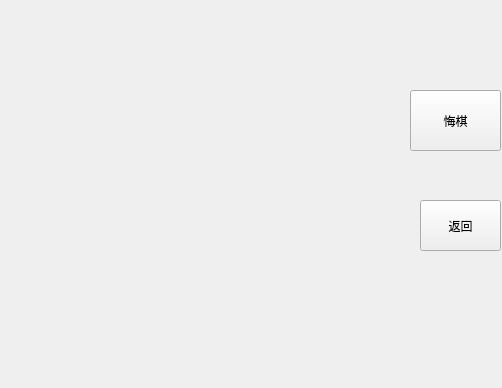
<?xml version="1.0" encoding="UTF-8"?>
<ui version="4.0">
 <class>singlegame</class>
 <widget class="QWidget" name="singlegame">
  <property name="geometry">
   <rect>
    <x>0</x>
    <y>0</y>
    <width>502</width>
    <height>388</height>
   </rect>
  </property>
  <property name="minimumSize">
   <size>
    <width>502</width>
    <height>388</height>
   </size>
  </property>
  <property name="maximumSize">
   <size>
    <width>502</width>
    <height>388</height>
   </size>
  </property>
  <property name="windowTitle">
   <string>Form</string>
  </property>
  <widget class="QPushButton" name="pushButton">
   <property name="geometry">
    <rect>
     <x>410</x>
     <y>90</y>
     <width>91</width>
     <height>61</height>
    </rect>
   </property>
   <property name="text">
    <string>悔棋</string>
   </property>
  </widget>
  <widget class="QPushButton" name="pushButton_2">
   <property name="geometry">
    <rect>
     <x>420</x>
     <y>200</y>
     <width>81</width>
     <height>51</height>
    </rect>
   </property>
   <property name="text">
    <string>返回</string>
   </property>
  </widget>
 </widget>
 <resources/>
 <connections/>
</ui>
